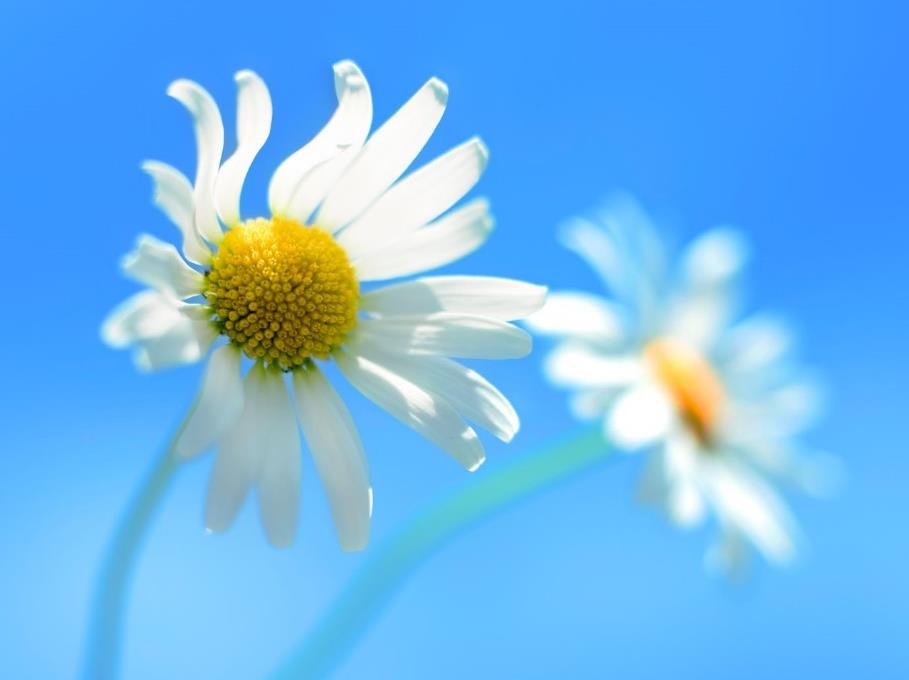
#> input picture imgs/4.jpg, 909 x 680 px
$ python demo3.py
#> lines starting #> are read from the running program, lines starting #| are printed output that depends on the picture; after the words box and inside, x2 and y2 are one past the last pixel; in counts of white or black regions, pixels touching at a corner belong together
# 图片修补
import cv2
import numpy as np
img = cv2.imread('../imgs/4.jpg',1)
#> img is the input picture: shape (680, 909, 3); mean B, G, R 237, 182.6, 111.4
for i in range(200,300):
    img[i,200] = (255,255,255)
    img[i,200+1] = (255,255,255)
    img[i,200-1] = (255,255,255)
#> img: shape (680, 909, 3); 0.05% of pixels changed, all inside (x1, y1, x2, y2) = (199, 200, 202, 300)
for i in range(150,250):
    img[250,i] = (255,255,255)
    img[250+1,i] = (255,255,255)
    img[250-1,i] = (255,255,255)
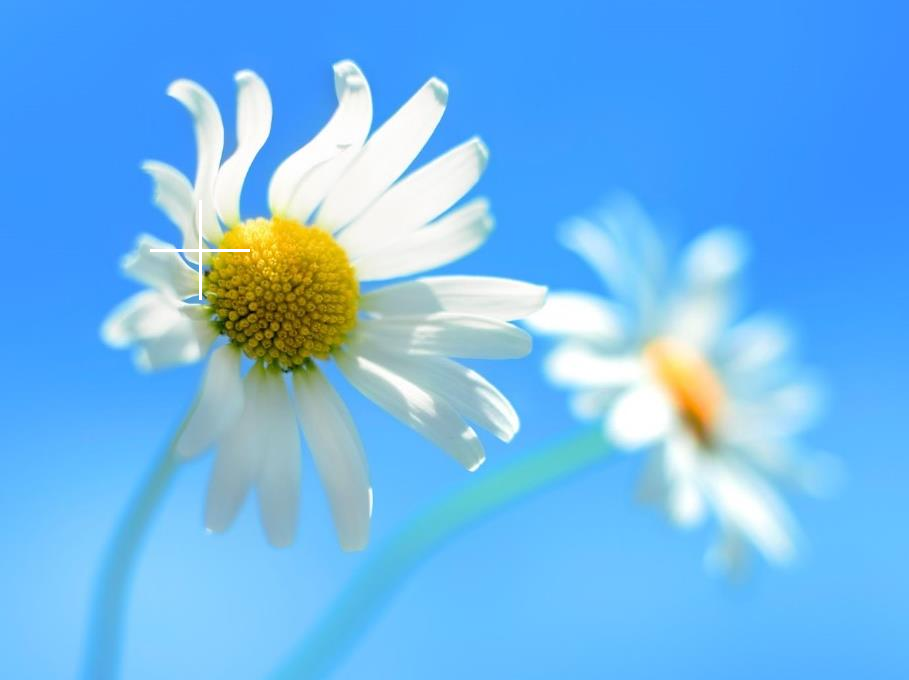
#> img: shape (680, 909, 3); mean B, G, R 237, 182.7, 111.5
cv2.imwrite('damaged.jpg',img)
cv2.imshow('image',img)
cv2.waitKey(0)

#1 坏图 2 array 3 inpaint
import cv2
import numpy as np
img = cv2.imread('damaged.jpg',1)
cv2.imshow('src',img)
imgInfo = img.shape
#> imgInfo = (680, 909, 3)
height = imgInfo[0]
#> height = 680
width = imgInfo[1]
#> width = 909
paint = np.zeros((height,width,1),np.uint8)


for i in range(200,300):
    paint[i,200] = 255
    paint[i,200+1] = 255
    paint[i,200-1] = 255
for i in range(150,250):
    paint[250,i] = 255
    paint[250+1,i] = 255
    paint[250-1,i] = 255
cv2.imshow('paint',paint)
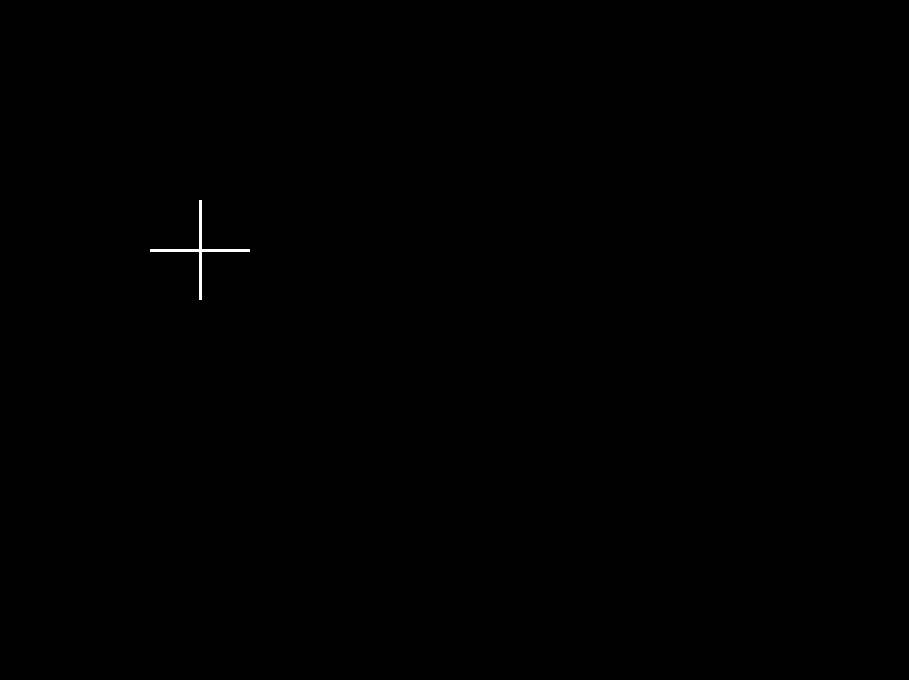
#> window 'paint': shape (680, 909, 1); 0.1% white; 1 white region, box (x1, y1, x2, y2) and area: (150, 200, 250, 300) 591
#1 src 2 mask
imgDst = cv2.inpaint(img,paint,3,cv2.INPAINT_TELEA)

cv2.imshow('image',imgDst)
cv2.waitKey(0)

$ run again, with imgs/1.jpg copied over imgs/4.jpg
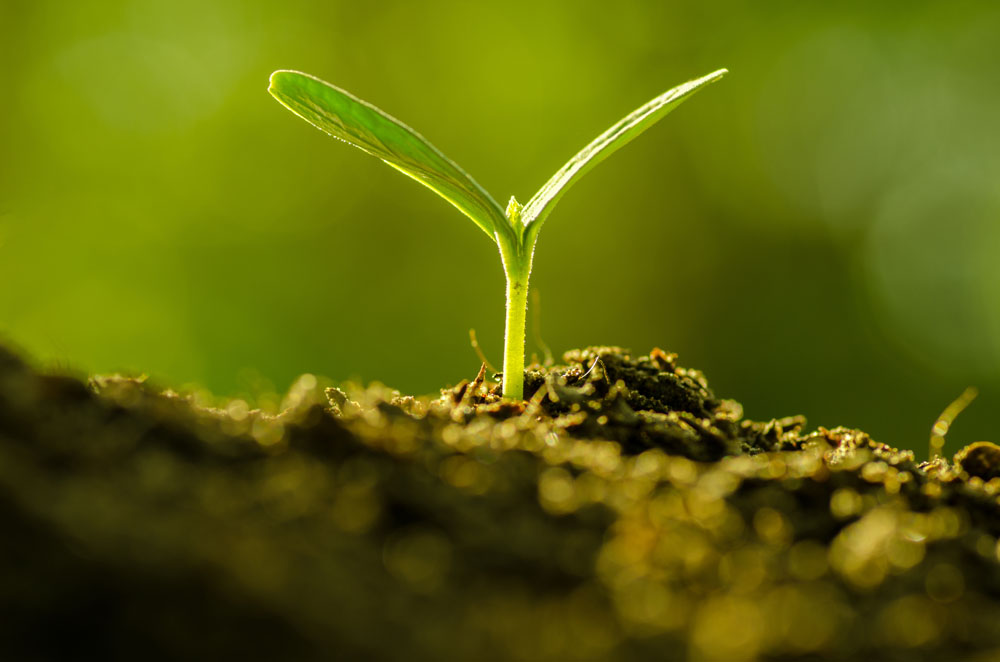
#> input picture imgs/1.jpg, 1000 x 662 px
#> img is the input picture: shape (662, 1000, 3); mean B, G, R 9.3, 100, 93.7
#> after the loop `for i in range(200,300):`:
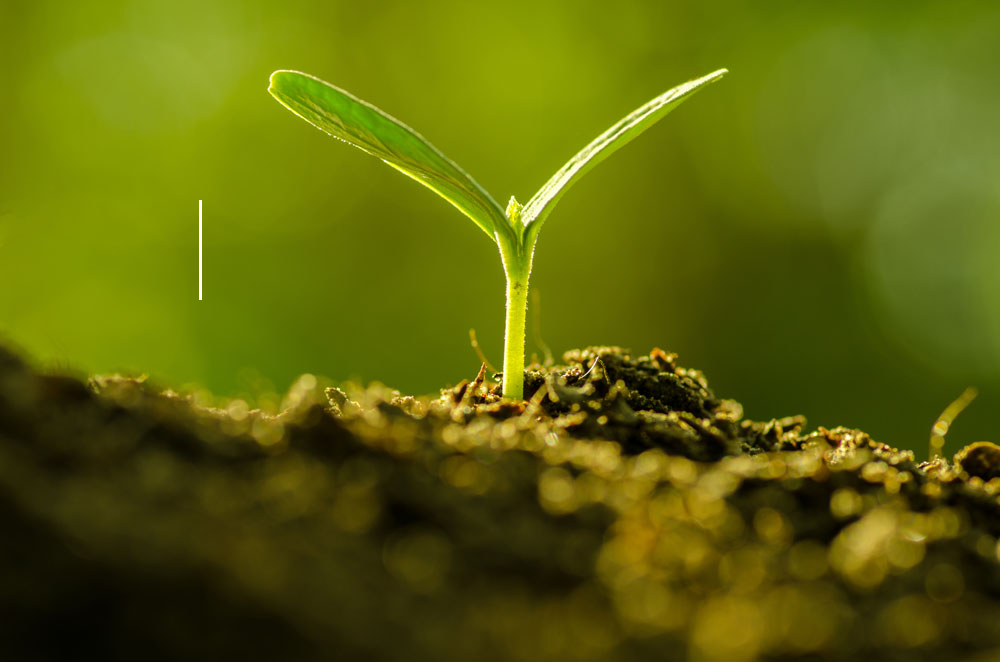
#> img: shape (662, 1000, 3); 0.05% of pixels changed, all inside (x1, y1, x2, y2) = (199, 200, 202, 300)
#> after the loop `for i in range(150,250):`:
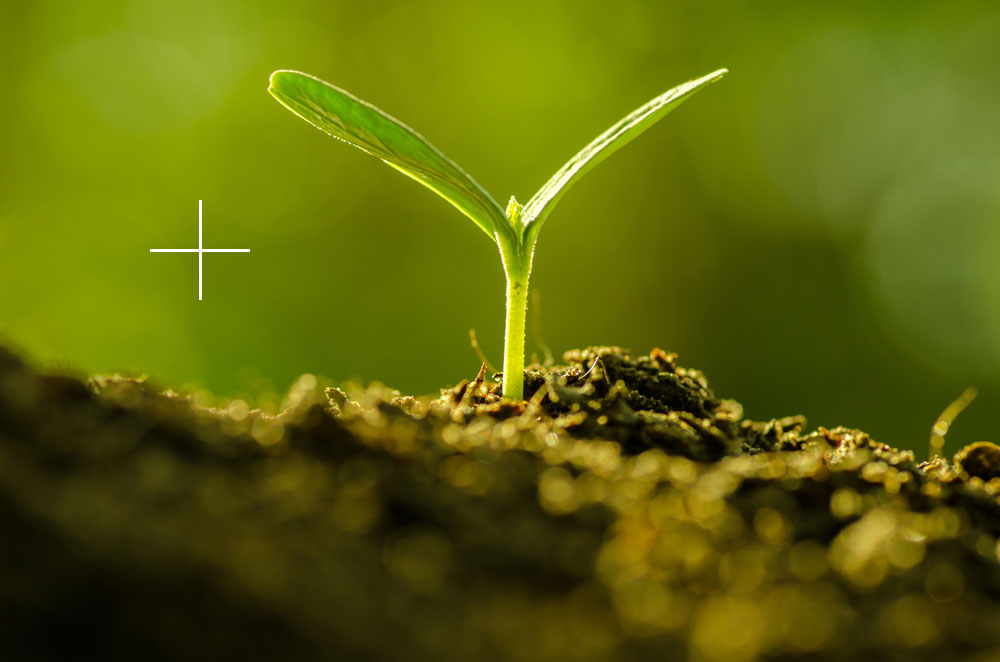
#> img: shape (662, 1000, 3); 0.04% of pixels changed, all inside (x1, y1, x2, y2) = (150, 249, 250, 252)
